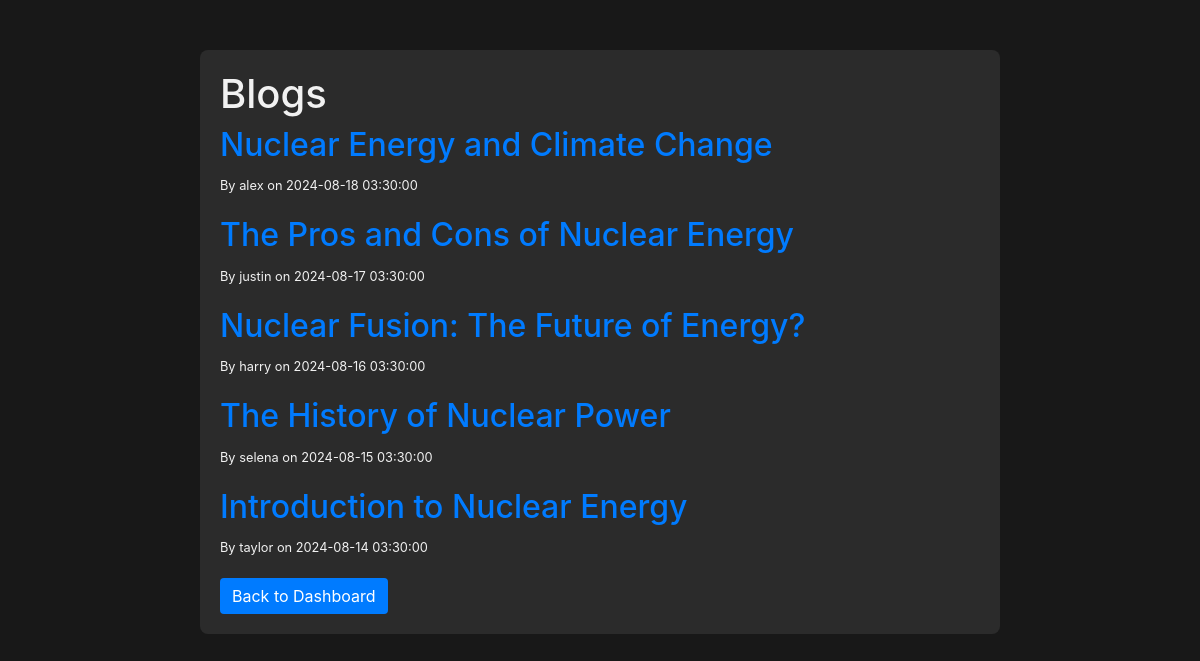
/blogs.php (signed in), run on the app's committed database.
### tables this page shows
CREATE TABLE `blogs` (
  `id` int NOT NULL,
  `title` varchar(255) NOT NULL,
  `content` text NOT NULL,
  `author_id` int NOT NULL,
  `created_at` timestamp NULL DEFAULT CURRENT_TIMESTAMP
);

CREATE TABLE `users` (
  `id` int NOT NULL,
  `username` varchar(255) NOT NULL,
  `email` varchar(255) NOT NULL,
  `password` varchar(255) NOT NULL,
  `created_at` timestamp NULL DEFAULT CURRENT_TIMESTAMP
);

### blogs.php (the view, shortened to what this page needs)
<?php
include 'db_connect.php';
$blogs_result = $conn->query("SELECT blogs.id, blogs.title, blogs.created_at, users.username AS author
                              FROM blogs JOIN users ON blogs.author_id = users.id
                              ORDER BY blogs.created_at DESC");
?>
<!DOCTYPE html>
<html lang="en">
<head>
    <link rel="stylesheet" href="https://stackpath.bootstrapcdn.com/bootstrap/4.5.2/css/bootstrap.min.css">
</head>
<body>
    <div class="container">
        <h1>Blogs</h1>
        <?php while ($blog = $blogs_result->fetch_assoc()): ?>
            <div class="blog-item">
                <h2 class="blog-title"><a href="blog.php?id=<?php echo $blog['id']; ?>"><?php echo htmlspecialchars($blog['title']); ?></a></h2>
                <p><small>By <?php echo htmlspecialchars($blog['author']); ?> on <?php echo htmlspecialchars($blog['created_at']); ?></small></p>
            </div>
        <?php endwhile; ?>
        <a href="dashboard.php" class="btn btn-primary">Back to Dashboard</a>
    </div>
</body>
</html>

### blogs.php (style rules this page uses)
body { background-color: #181818; color: #f1f1f1; }
.container { max-width: 800px; margin-top: 50px; background-color: #2b2b2b; padding: 20px; border-radius: 8px; }
.blog-title { color: #007bff; }
.btn-primary { background-color: #007bff; border: none; }
.blog-item { margin-bottom: 20px; }

### data on the page
blogs: title "Nuclear Energy and Climate Change", users.username "alex", created_at "2024-08-18 03:30:00"
blogs: title "The Pros and Cons of Nuclear Energy", users.username "justin", created_at "2024-08-17 03:30:00"
blogs: title "Nuclear Fusion: The Future of Energy?", users.username "harry", created_at "2024-08-16 03:30:00"
blogs: title "The History of Nuclear Power", users.username "selena", created_at "2024-08-15 03:30:00"
blogs: title "Introduction to Nuclear Energy", users.username "taylor", created_at "2024-08-14 03:30:00"
